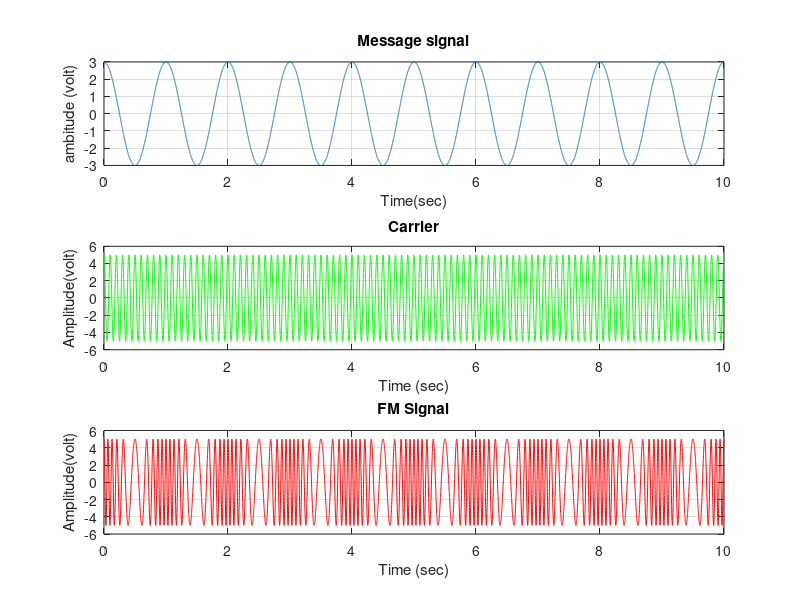

The MATLAB script that drew this image:
clc;
close all;

fs = 1000;
ts = 1 / fs;
t = 0:ts:10;
am = 3;
fm = 1;
ac = 5;
fc = 10;
kf= 2;

mt = am*cos(2*pi*fm*t);
je=am/(2*pi*fm).*sin(2*pi*fm*t); 
ct = ac*cos(2*pi*fc*t); 
st= ac*cos(2*pi*fc*t+2*pi*kf*je); 
 
subplot (311);
plot (t,mt);
title ('Message signal'); 
xlabel('Time(sec)');
ylabel('ambitude (volt)');
grid on;
 
subplot(312); 
plot(t, ct,'g');
title('Carrier');
xlabel('Time (sec)');
ylabel('Amplitude(volt)');
grid on;
 
subplot(313);
plot (t, st,'r'); 
title('FM Signal');
xlabel('Time (sec)');
ylabel('Amplitude(volt)');
grid on;